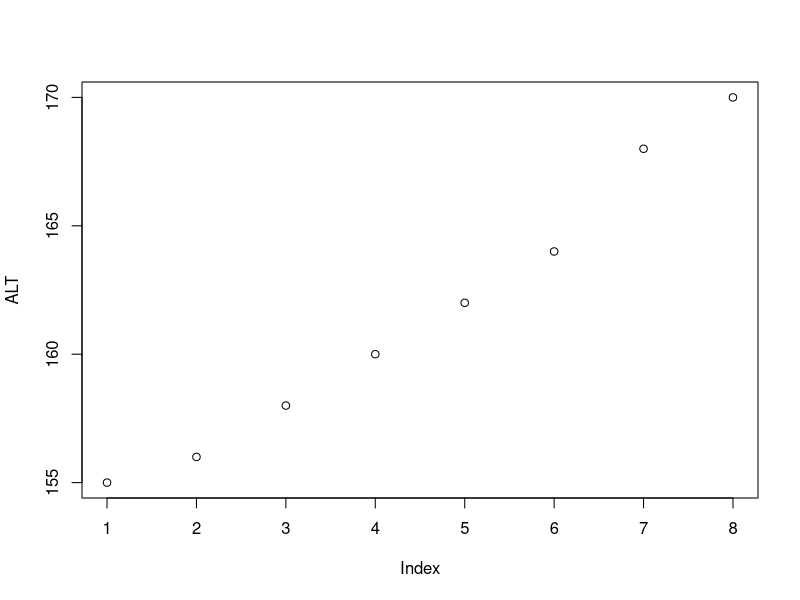
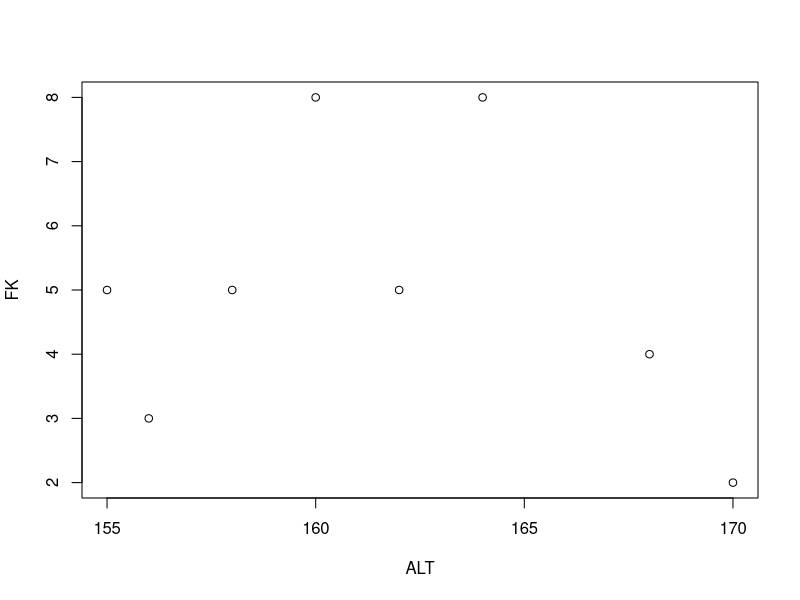
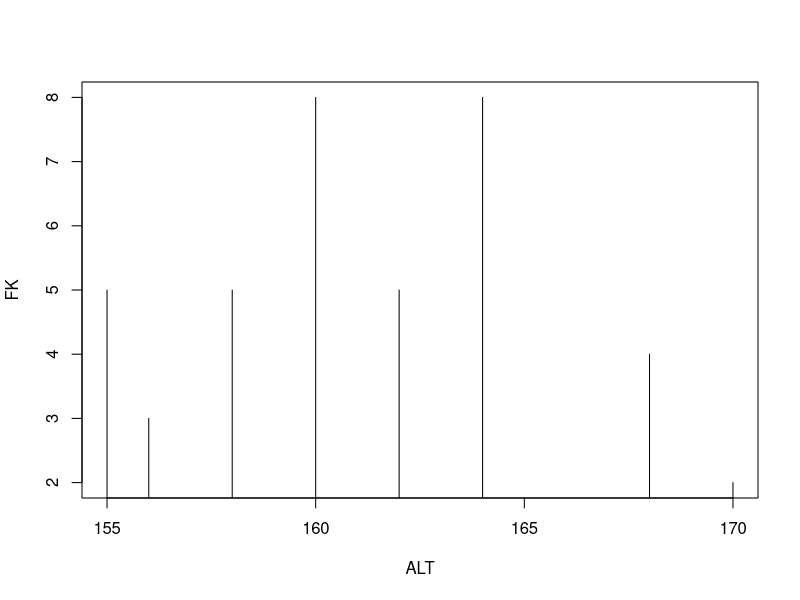
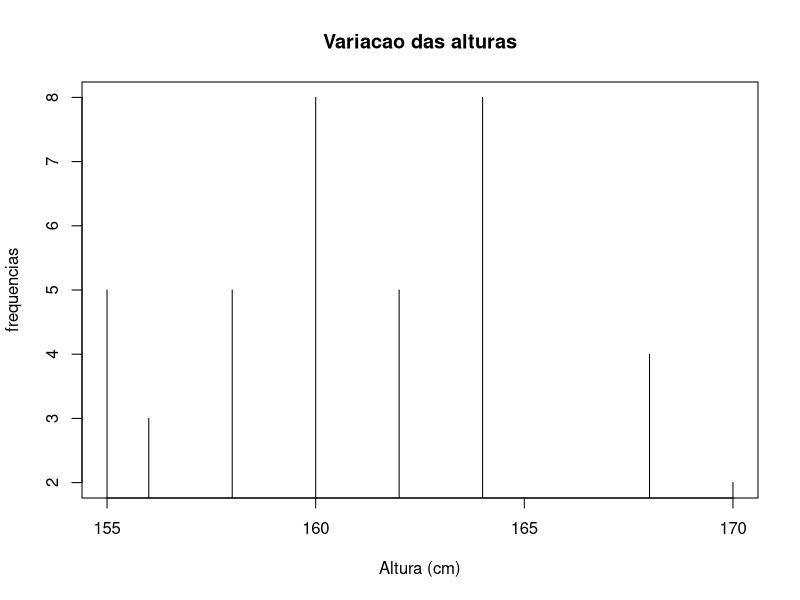
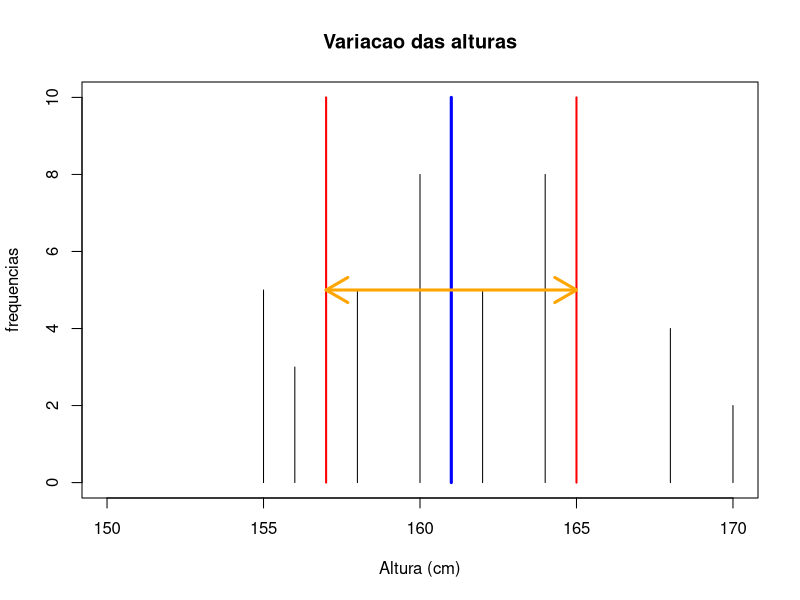

Write the R code that produced these figures, in order.
# Medidas de Dispersao
#Lista de exercicio 2 - Exercicio 1

# Dada a tabela, que mostra a altura (em cm) e o numero de alunos de 
# uma escola, encontre: a variancia e o desvio padrao entre as alturas.

ALT<-c(155,156,158,160,162,164,168,170)
FK<-c(5,3,5,8,5,8,4,2)

# Calculos media(mean) variancia(var) desvio padrao (sd) da altura






media <-mean(ALT)
variancia <-var(ALT)
desvio <-sd(ALT)

# no exercicio em questao, e preciso verificar as frequencias de alunos

# Calculo da media ponderada
# Cria uma tabela com as colunas Altura e frequencia (data frame)





tabela<- data.frame(ALT,FK)
View(tabela)


# Cria a coluna (XF) com a multiplicacao entre Altura e frequencia





tabela["XF"]<-tabela$ALT*tabela$FK
tabela

# soma os elementos da coluna 3 e 2 (colSums)





SM3<-(colSums(tabela[3]))
SM2<-(colSums(tabela[2]))

# Media ponderada da altura (correto)




MP<-SM3/SM2
MP

# Calculo da variancia ponderada
# Criar uma coluna (NM) com Variacao quadratica da diferenca entre a media ponderada
# e o valor das alturas, multiplica pelas frequencias





tabela["NM"]<-(((tabela$ALT-MP)^2)*tabela$FK)
tabela

# soma os elementos da coluna 4 (colSums)





SM4<-(colSums(tabela[4]))

# Variancia ponderada da amostra
# divisao da soma dos elememtos da coluna 4 pela soma elementos col 2
# como utilizamos uma 'amostra' dos alunos, subtrai 1 elemento da coluna 2
# diminui um grau de liberdade 




VA <- SM4/((SM2)-1)
VA



# No caso do exercico 2 devemos considerar a frequencia de repeticao dos elementos
# Desvio padrao correto





DP <- sqrt(VA)
DP


# Conclusao:

# Considerar somente um algarismo significativo ( somente um numero)
# no caso do desvio padrao de 4,36 recomenda-se utilizar somente o numero 4 

# Maneira moderna de colocar a resposta: 
# Valor medio da altura : 161(4)  ou seja:
# a maioria da medidas(68%) estao entre 165 e 157





# Grafico de dispersao ( apenas para efeito visual)

# Grafico de pontos ( plot ) Valores organizados




plot(ALT)



# grafico  de pontos( plot ) com duas variaveis (x,y)




plot(ALT,FK)


# mudar o tipo de grafico (type=p) - pontos
# mudar o tipo de grafico (type=l) - linhas
# mudar o tipo de grafico (type=b) - linha e pontos
# mudar o tipo de grafico (type=c) - linhas sem pontos
# mudar o tipo de grafico (type=h) - histograma


plot(ALT,FK, type='h')



# Mudando o nome do grafico (main)
# Mudando o nome dos eixos (xlab ou ylab)




plot (ALT,FK, type='h',main="Variacao das alturas",xlab="Altura (cm)",ylab="frequencias")

# Mudando o limites dos eixos (xlim ou ylim) 
# coloca-se os valores iniciais e finais no vetor (c=(x1,y1))






      
plot (ALT,FK, type='h',main="Variacao das alturas",xlab="Altura (cm)",ylab="frequencias",
       ylim=c(0,10),xlim=c(150,170))




# Colocando segmentos de reta para indicar valor medio e desvio padrao
# (segments) (X1,Y1,  X2,Y2))
# indicar as coordenadas iniciais e finais
# Mudar a cor do segmento de reta (col)
# Mudar a espessura do segmento de reta (lwd)






segments(161,0,161,10,col="blue",lwd=3)
segments(157,0,157,10,col="red",lwd=2)
segments(165,0,165,10,col="red",lwd=2)


# Colocando uma flecha indicando a incerteza das medidas 
# ( code ) indica direcao da seta (1,2 ou 3)
# indicar as coordenadas iniciais e finais (x1,y1,x2,y2)





arrows(157,5,165,5,col="orange",lwd=3,code=3)

